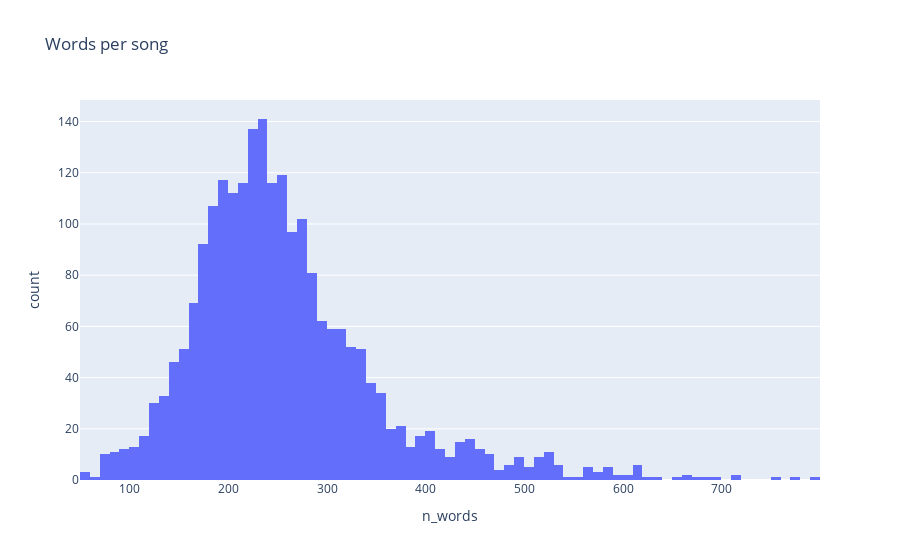

The code cell stored with this chart in its notebook:
### Code cell
# distribution words per song
fig = px.histogram(song_df, x='n_words', title='Words per song')
fig.show()

### Figure 1 — Plotly figure (JSON) as saved in the notebook; plotly's stock layout.template omitted (floating-point values rounded to 4 significant figures; data arrays with more than 128 entries replaced by an {"elided": "..."} marker saying what was removed)
{"data": [{"alignmentgroup": "True", "bingroup": "x", "hovertemplate": "n_words=%{x}<br>count=%{y}<extra></extra>", "legendgroup": "", "marker": {"color": "#636efa", "pattern": {"shape": ""}}, "name": "", "offsetgroup": "", "orientation": "v", "showlegend": false, "type": "histogram", "x": {"elided": "2240 int values"}, "xaxis": "x", "yaxis": "y"}], "layout": {"barmode": "relative", "legend": {"tracegroupgap": 0}, "title": {"text": "Words per song"}, "xaxis": {"anchor": "y", "domain": [0, 1], "title": {"text": "n_words"}}, "yaxis": {"anchor": "x", "domain": [0, 1], "title": {"text": "count"}}}}
